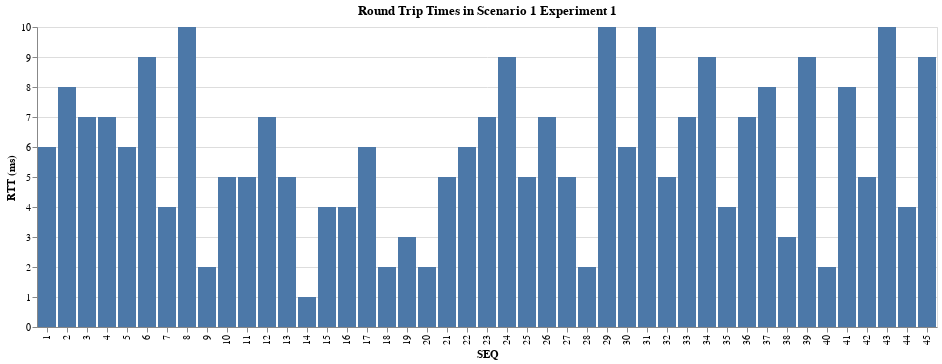

Notebook source saved alongside this figure:
### Code cell
alt.Chart(RTTs.reset_index(), title=f"Round Trip Times in Scenario 1 Experiment {experiment}").mark_bar().encode(
    x="SEQ:O",
    y=alt.Y("RTT:Q", title="RTT (ms)")
)

### Figure 1 — Vega-Lite specification as saved in the notebook (floating-point values rounded to 4 significant figures)
{"config": {"view": {"continuousWidth": 400, "continuousHeight": 300}}, "data": {"name": "data-929d481aa65411e0f515456fa8816b4c"}, "mark": "bar", "encoding": {"x": {"field": "SEQ", "type": "ordinal"}, "y": {"field": "RTT", "title": "RTT (ms)", "type": "quantitative"}}, "title": "Round Trip Times in Scenario 1 Experiment 1", "$schema": "https://vega.github.io/schema/vega-lite/v4.17.0.json", "datasets": {"data-929d481aa65411e0f515456fa8816b4c": [{"SEQ": 1, "RTT": 6}, {"SEQ": 2, "RTT": 8}, {"SEQ": 3, "RTT": 7}, {"SEQ": 4, "RTT": 7}, {"SEQ": 5, "RTT": 6}, {"SEQ": 6, "RTT": 9}, {"SEQ": 7, "RTT": 4}, {"SEQ": 8, "RTT": 10}, {"SEQ": 9, "RTT": 2}, {"SEQ": 10, "RTT": 5}, {"SEQ": 11, "RTT": 5}, {"SEQ": 12, "RTT": 7}, {"SEQ": 13, "RTT": 5}, {"SEQ": 14, "RTT": 1}, {"SEQ": 15, "RTT": 4}, {"SEQ": 16, "RTT": 4}, {"SEQ": 17, "RTT": 6}, {"SEQ": 18, "RTT": 2}, {"SEQ": 19, "RTT": 3}, {"SEQ": 20, "RTT": 2}, {"SEQ": 21, "RTT": 5}, {"SEQ": 22, "RTT": 6}, {"SEQ": 23, "RTT": 7}, {"SEQ": 24, "RTT": 9}, {"SEQ": 25, "RTT": 5}, {"SEQ": 26, "RTT": 7}, {"SEQ": 27, "RTT": 5}, {"SEQ": 28, "RTT": 2}, {"SEQ": 29, "RTT": 10}, {"SEQ": 30, "RTT": 6}, {"SEQ": 31, "RTT": 10}, {"SEQ": 32, "RTT": 5}, {"SEQ": 33, "RTT": 7}, {"SEQ": 34, "RTT": 9}, {"SEQ": 35, "RTT": 4}, {"SEQ": 36, "RTT": 7}, {"SEQ": 37, "RTT": 8}, {"SEQ": 38, "RTT": 3}, {"SEQ": 39, "RTT": 9}, {"SEQ": 40, "RTT": 2}, {"SEQ": 41, "RTT": 8}, {"SEQ": 42, "RTT": 5}, {"SEQ": 43, "RTT": 10}, {"SEQ": 44, "RTT": 4}, {"SEQ": 45, "RTT": 9}]}}
